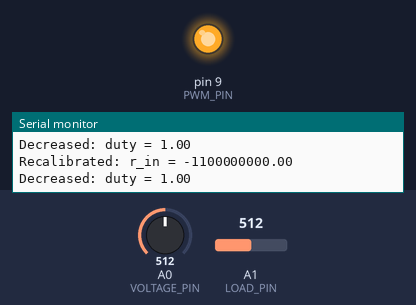
Simulated run of this sketch. Board: Arduino Uno, built with avr-gcc and run on an emulated ATmega328P. On the bench: output pins drawn as LEDs (lit = HIGH), the last lines printed to the serial monitor. Inputs (shaded band) come from the test bench; at power-on: A1 (LOAD_PIN) = 512, A0 (VOLTAGE_PIN) = 512.

Above: at 1.8 s.
1.9 s: A1 (LOAD_PIN) set to 0
At 2.9 s:
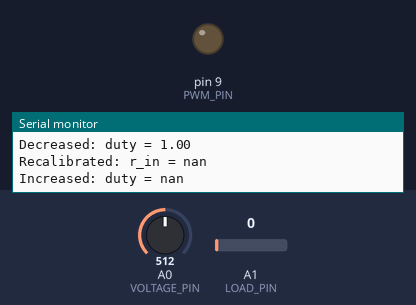
3.5 s: A0 (VOLTAGE_PIN) set to 27
5.0 s: A0 (VOLTAGE_PIN) set to 21
Timing chart, 0 to 8.0 s (numbered marks = the images above; inputs shaded):
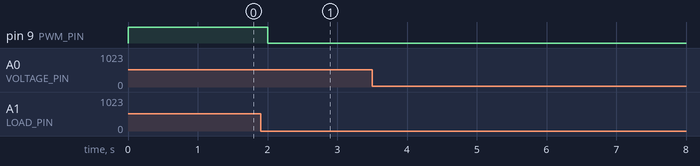

The sketch:

rint_estimator_div0bug.ino
```cpp
// Define the pins and constants
#define PWM_PIN 9 // PWM output pin for load control
#define VOLTAGE_PIN A0 // Analog input pin for voltage measurement
#define LOAD_PIN A1 // Analog input pin for load voltage measurement
#define VREF 4.096 // Voltage reference for ADC
#define R1 100000 // Resistor value for voltage divider (ohms)
#define R2 10000 // Resistor value for voltage divider (ohms)
#define VMAX 0.8 // Maximum voltage ratio to keep
#define DELTA 0.1 // Load change factor for calibration
#define T_CAL 10000 // Calibration interval (ms)
#define T_MEAS 1000 // Measurement interval (ms)

// Declare global variables
float v_in; // Input voltage
float v_out; // Output voltage
float r_in; // Internal resistance
float i_out; // Output current
float p_out; // Output power
float duty; // Duty cycle for PWM
float alpha; // Learning rate for gradient descent
unsigned long t_last; // Last calibration time
unsigned long t_now; // Current time

void setup() {
  // Initialize serial communication
  Serial.begin(9600);
  // Initialize PWM output
  pinMode(PWM_PIN, OUTPUT);
  analogWrite(PWM_PIN, 0);
  // Initialize ADC reference
  analogReference(EXTERNAL);
  // Initialize variables
  v_in = 0;
  v_out = 0;
  r_in = 0;
  i_out = 0;
  p_out = 0;
  duty = 0;
  alpha = 0.01;
  t_last = 0;
  t_now = 0;
}

void loop() {
  // Get the current time
  t_now = millis();
  // Check if it is time to calibrate
  if (t_now - t_last >= T_CAL) {
    // Remove the load
    analogWrite(PWM_PIN, 0);
    // Measure the open-circuit voltage
    v_in = readVoltage(VOLTAGE_PIN);
    // Update the last calibration time
    t_last = t_now;
    // Print the calibration result
    Serial.print("Calibrated: v_in = ");
    Serial.println(v_in);
  }
  else {
    // Measure the output voltage
    v_out = readVoltage(LOAD_PIN);
    // Calculate the output current
    i_out = (v_in - v_out) / r_in;
    // Calculate the output power
    p_out = v_out * i_out;
    // Check if the output voltage is within the limit
    if (v_out / v_in > VMAX) {
      // Decrease the duty cycle
      duty -= alpha * p_out;
      // Constrain the duty cycle between 0 and 1
      duty = constrain(duty, 0, 1);
      // Update the PWM output
      analogWrite(PWM_PIN, duty * 255);
      // Print the adjustment result
      Serial.print("Decreased: duty = ");
      Serial.println(duty);
    }
    else {
      // Increase the duty cycle
      duty += alpha * p_out;
      // Constrain the duty cycle between 0 and 1
      duty = constrain(duty, 0, 1);
      // Update the PWM output
      analogWrite(PWM_PIN, duty * 255);
      // Print the adjustment result
      Serial.print("Increased: duty = ");
      Serial.println(duty);
    }
    // Check if the input voltage has changed significantly
    if (abs(v_in - readVoltage(VOLTAGE_PIN)) > 0.1) {
      // Increase the load briefly
      analogWrite(PWM_PIN, (duty + DELTA) * 255);
      // Wait for 1 second
      delay(T_MEAS);
      // Measure the new output voltage
      float v_new = readVoltage(LOAD_PIN);
      // Calculate the new internal resistance
      r_in = (v_in - v_new) / ((v_new / R2) / (R1 + R2));
      // Print the calibration result
      Serial.print("Recalibrated: r_in = ");
      Serial.println(r_in);
    }
  }
}

// Function to read the voltage from an analog pin
float readVoltage(int pin) {
  // Read the raw value from the pin
  int value = analogRead(pin);
  // Convert the value to voltage
  float voltage = value * VREF / 1023.0;
  // Return the voltage
  return voltage;
}
```

Measured:
- after the input at 1.9 s, pin 9 (PWM_PIN): HIGH → LOW after 0.10 s
